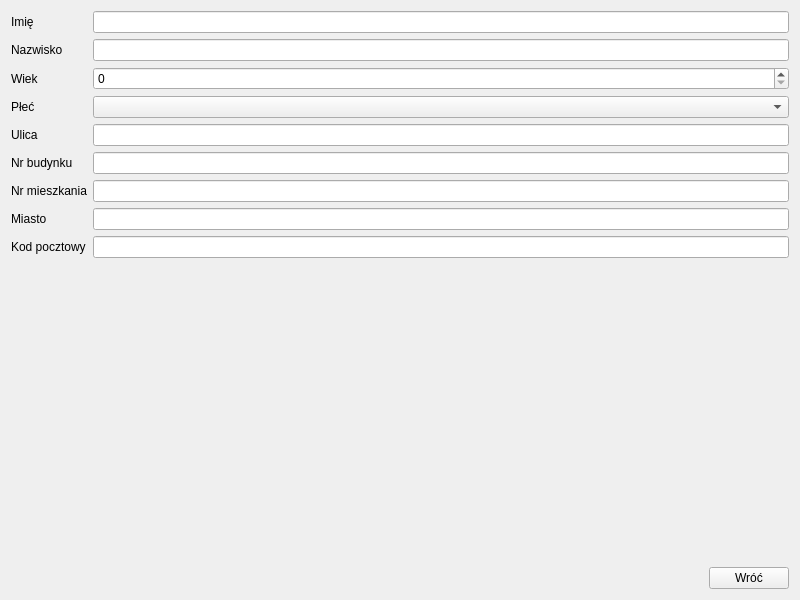
<?xml version="1.0" encoding="UTF-8"?>
<ui version="4.0">
 <class>Form</class>
 <widget class="QWidget" name="Form">
  <property name="enabled">
   <bool>true</bool>
  </property>
  <property name="geometry">
   <rect>
    <x>0</x>
    <y>0</y>
    <width>800</width>
    <height>600</height>
   </rect>
  </property>
  <property name="windowTitle">
   <string>Edycja kontaktu</string>
  </property>
  <layout class="QVBoxLayout" name="verticalLayout">
   <item>
    <layout class="QFormLayout" name="formLayout">
     <item row="0" column="0">
      <widget class="QLabel" name="label">
       <property name="text">
        <string>Imię</string>
       </property>
      </widget>
     </item>
     <item row="0" column="1">
      <widget class="QLineEdit" name="first_name_editbox"/>
     </item>
     <item row="1" column="0">
      <widget class="QLabel" name="label_2">
       <property name="text">
        <string>Nazwisko</string>
       </property>
      </widget>
     </item>
     <item row="1" column="1">
      <widget class="QLineEdit" name="last_name_editbox"/>
     </item>
     <item row="2" column="0">
      <widget class="QLabel" name="label_3">
       <property name="text">
        <string>Wiek</string>
       </property>
      </widget>
     </item>
     <item row="2" column="1">
      <widget class="QSpinBox" name="age_editbox"/>
     </item>
     <item row="3" column="0">
      <widget class="QLabel" name="label_4">
       <property name="text">
        <string>Płeć</string>
       </property>
      </widget>
     </item>
     <item row="3" column="1">
      <widget class="QComboBox" name="gender_editbox"/>
     </item>
     <item row="4" column="0">
      <widget class="QLabel" name="label_5">
       <property name="text">
        <string>Ulica</string>
       </property>
      </widget>
     </item>
     <item row="4" column="1">
      <widget class="QLineEdit" name="street_editbox"/>
     </item>
     <item row="5" column="0">
      <widget class="QLabel" name="label_6">
       <property name="text">
        <string>Nr budynku</string>
       </property>
      </widget>
     </item>
     <item row="5" column="1">
      <widget class="QLineEdit" name="building_editbox"/>
     </item>
     <item row="6" column="0">
      <widget class="QLabel" name="label_7">
       <property name="text">
        <string>Nr mieszkania</string>
       </property>
      </widget>
     </item>
     <item row="6" column="1">
      <widget class="QLineEdit" name="apartment_editbox"/>
     </item>
     <item row="7" column="0">
      <widget class="QLabel" name="label_8">
       <property name="text">
        <string>Miasto</string>
       </property>
      </widget>
     </item>
     <item row="7" column="1">
      <widget class="QLineEdit" name="city_editbox"/>
     </item>
     <item row="8" column="0">
      <widget class="QLabel" name="label_9">
       <property name="text">
        <string>Kod pocztowy</string>
       </property>
      </widget>
     </item>
     <item row="8" column="1">
      <widget class="QLineEdit" name="zip_editbox"/>
     </item>
    </layout>
   </item>
   <item>
    <layout class="QHBoxLayout" name="horizontalLayout">
     <item>
      <spacer name="horizontalSpacer">
       <property name="orientation">
        <enum>Qt::Horizontal</enum>
       </property>
       <property name="sizeHint" stdset="0">
        <size>
         <width>40</width>
         <height>20</height>
        </size>
       </property>
      </spacer>
     </item>
     <item>
      <widget class="QPushButton" name="back_button">
       <property name="text">
        <string>Wróć</string>
       </property>
      </widget>
     </item>
    </layout>
   </item>
  </layout>
 </widget>
 <resources/>
 <connections/>
</ui>
